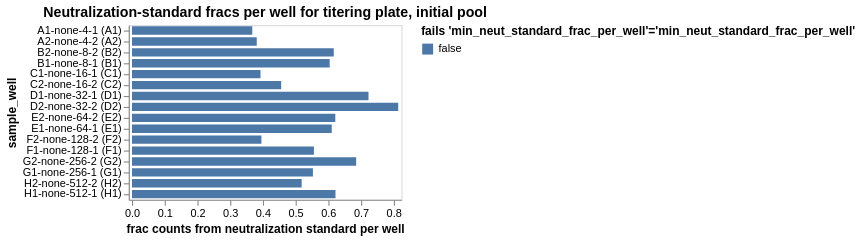

This figure's notebook cell:
### Markdown cell above
## Fraction of counts from neutralization standard
Determine the fraction of counts from the neutralization standard in each sample, and make sure this fraction passess the QC threshold.

### Code cell
neut_standard_fracs = (
    counts.assign(
        neut_standard_count=lambda x: x["count"] * x["neut_standard"].astype(int)
    )
    .groupby(
        ["well", "sample_well", 'dilution_factor'],
        dropna=False,
        as_index=False,
    )
    .aggregate(
        total_count=pd.NamedAgg("count", "sum"),
        neut_standard_count=pd.NamedAgg("neut_standard_count", "sum"),
    )
    .assign(
        neut_standard_frac=lambda x: x["neut_standard_count"] / x["total_count"],
        fails_qc=lambda x: (
            x["neut_standard_frac"] < 0.001
        ),
    )
)

neut_standard_fracs_chart = (
    alt.Chart(neut_standard_fracs)
    .encode(
        alt.X(
            "neut_standard_frac",
            title="frac counts from neutralization standard per well",
            scale=alt.Scale(nice=False, padding=3),
        ),
        alt.Y("sample_well", sort=sample_wells),
        alt.Color(
            "fails_qc",
            title=f"fails {'min_neut_standard_frac_per_well'=}",
            legend=alt.Legend(titleLimit=500),
        ),
        tooltip=[
            alt.Tooltip(c, format=".3g") if neut_standard_fracs[c].dtype == float else c
            for c in neut_standard_fracs.columns
        ],
    )
    .mark_bar(height={"band": 0.85})
    .properties(
        height=alt.Step(10),
        width=250,
        title=f"Neutralization-standard fracs per well for titering plate, initial pool",
    )
    .configure_axis(grid=False)
    .configure_legend(titleLimit=1000)
)

display(neut_standard_fracs_chart)

# drop wells failing QC
min_neut_standard_frac_per_well_drops = list(
    neut_standard_fracs.query("fails_qc")["well"]
)

### Figure 1 — Vega-Lite specification as saved in the notebook (floating-point values rounded to 4 significant figures)
{"config": {"view": {"continuousWidth": 300, "continuousHeight": 300}, "axis": {"grid": false}, "legend": {"titleLimit": 1000}}, "data": {"name": "data-dffebfe79d064480470f662533500342"}, "mark": {"type": "bar", "height": {"band": 0.85}}, "encoding": {"color": {"field": "fails_qc", "legend": {"titleLimit": 500}, "title": "fails 'min_neut_standard_frac_per_well'='min_neut_standard_frac_per_well'", "type": "nominal"}, "tooltip": [{"field": "well", "type": "nominal"}, {"field": "sample_well", "type": "nominal"}, {"field": "dilution_factor", "type": "quantitative"}, {"field": "total_count", "type": "quantitative"}, {"field": "neut_standard_count", "type": "quantitative"}, {"field": "neut_standard_frac", "format": ".3g", "type": "quantitative"}, {"field": "fails_qc", "type": "nominal"}], "x": {"field": "neut_standard_frac", "scale": {"nice": false, "padding": 3}, "title": "frac counts from neutralization standard per well", "type": "quantitative"}, "y": {"field": "sample_well", "sort": ["A1-none-4-1 (A1)", "A1-none-4-1 (A1)", "A1-none-4-1 (A1)", "A1-none-4-1 (A1)", "A1-none-4-1 (A1)", "A2-none-4-2 (A2)", "A2-none-4-2 (A2)", "A2-none-4-2 (A2)", "A2-none-4-2 (A2)", "A2-none-4-2 (A2)", "B2-none-8-2 (B2)", "B2-none-8-2 (B2)", "B2-none-8-2 (B2)", "B1-none-8-1 (B1)", "B1-none-8-1 (B1)", "B1-none-8-1 (B1)", "B1-none-8-1 (B1)", "B2-none-8-2 (B2)", "B2-none-8-2 (B2)", "B1-none-8-1 (B1)", "C1-none-16-1 (C1)", "C1-none-16-1 (C1)", "C2-none-16-2 (C2)", "C1-none-16-1 (C1)", "C2-none-16-2 (C2)", "C2-none-16-2 (C2)", "C1-none-16-1 (C1)", "C2-none-16-2 (C2)", "C2-none-16-2 (C2)", "C1-none-16-1 (C1)", "D1-none-32-1 (D1)", "D1-none-32-1 (D1)", "D2-none-32-2 (D2)", "D2-none-32-2 (D2)", "D2-none-32-2 (D2)", "D1-none-32-1 (D1)", "D1-none-32-1 (D1)", "D1-none-32-1 (D1)", "D2-none-32-2 (D2)", "D2-none-32-2 (D2)", "E2-none-64-2 (E2)", "E2-none-64-2 (E2)", "E2-none-64-2 (E2)", "E1-none-64-1 (E1)", "E1-none-64-1 (E1)", "E1-none-64-1 (E1)", "E2-none-64-2 (E2)", "E2-none-64-2 (E2)", "E1-none-64-1 (E1)", "E1-none-64-1 (E1)", "F2-none-128-2 (F2)", "F1-none-128-1 (F1)", "F1-none-128-1 (F1)", "F1-none-128-1 (F1)", "F1-none-128-1 (F1)", "F1-none-128-1 (F1)", "F2-none-128-2 (F2)", "F2-none-128-2 (F2)", "F2-none-128-2 (F2)", "F2-none-128-2 (F2)", "G2-none-256-2 (G2)", "G1-none-256-1 (G1)", "G1-none-256-1 (G1)", "G1-none-256-1 (G1)", "G2-none-256-2 (G2)", "G2-none-256-2 (G2)", "G1-none-256-1 (G1)", "G1-none-256-1 (G1)", "G2-none-256-2 (G2)", "G2-none-256-2 (G2)", "H2-none-512-2 (H2)", "H1-none-512-1 (H1)", "H1-none-512-1 (H1)", "H2-none-512-2 (H2)", "H2-none-512-2 (H2)", "H2-none-512-2 (H2)", "H1-none-512-1 (H1)", "H1-none-512-1 (H1)", "H1-none-512-1 (H1)", "H2-none-512-2 (H2)"], "type": "nominal"}}, "height": {"step": 10}, "title": "Neutralization-standard fracs per well for titering plate, initial pool", "width": 250, "$schema": "https://vega.github.io/schema/vega-lite/v5.16.3.json", "datasets": {"data-dffebfe79d064480470f662533500342": [{"well": "A1", "sample_well": "A1-none-4-1 (A1)", "dilution_factor": 4, "total_count": 6656346, "neut_standard_count": 2448183, "neut_standard_frac": 0.3678, "fails_qc": false}, {"well": "A2", "sample_well": "A2-none-4-2 (A2)", "dilution_factor": 4, "total_count": 6267675, "neut_standard_count": 2390795, "neut_standard_frac": 0.3814, "fails_qc": false}, {"well": "B1", "sample_well": "B1-none-8-1 (B1)", "dilution_factor": 8, "total_count": 4780657, "neut_standard_count": 2889856, "neut_standard_frac": 0.6045, "fails_qc": false}, {"well": "B2", "sample_well": "B2-none-8-2 (B2)", "dilution_factor": 8, "total_count": 1671527, "neut_standard_count": 1031281, "neut_standard_frac": 0.617, "fails_qc": false}, {"well": "C1", "sample_well": "C1-none-16-1 (C1)", "dilution_factor": 16, "total_count": 1181118, "neut_standard_count": 464054, "neut_standard_frac": 0.3929, "fails_qc": false}, {"well": "C2", "sample_well": "C2-none-16-2 (C2)", "dilution_factor": 16, "total_count": 398993, "neut_standard_count": 182000, "neut_standard_frac": 0.4561, "fails_qc": false}, {"well": "D1", "sample_well": "D1-none-32-1 (D1)", "dilution_factor": 32, "total_count": 582506, "neut_standard_count": 421278, "neut_standard_frac": 0.7232, "fails_qc": false}, {"well": "D2", "sample_well": "D2-none-32-2 (D2)", "dilution_factor": 32, "total_count": 860283, "neut_standard_count": 700318, "neut_standard_frac": 0.8141, "fails_qc": false}, {"well": "E1", "sample_well": "E1-none-64-1 (E1)", "dilution_factor": 64, "total_count": 333543, "neut_standard_count": 203733, "neut_standard_frac": 0.6108, "fails_qc": false}, {"well": "E2", "sample_well": "E2-none-64-2 (E2)", "dilution_factor": 64, "total_count": 360465, "neut_standard_count": 224085, "neut_standard_frac": 0.6217, "fails_qc": false}, {"well": "F1", "sample_well": "F1-none-128-1 (F1)", "dilution_factor": 128, "total_count": 302332, "neut_standard_count": 168190, "neut_standard_frac": 0.5563, "fails_qc": false}, {"well": "F2", "sample_well": "F2-none-128-2 (F2)", "dilution_factor": 128, "total_count": 156884, "neut_standard_count": 62077, "neut_standard_frac": 0.3957, "fails_qc": false}, {"well": "G1", "sample_well": "G1-none-256-1 (G1)", "dilution_factor": 256, "total_count": 286433, "neut_standard_count": 158456, "neut_standard_frac": 0.5532, "fails_qc": false}, {"well": "G2", "sample_well": "G2-none-256-2 (G2)", "dilution_factor": 256, "total_count": 505811, "neut_standard_count": 346706, "neut_standard_frac": 0.6854, "fails_qc": false}, {"well": "H1", "sample_well": "H1-none-512-1 (H1)", "dilution_factor": 512, "total_count": 378730, "neut_standard_count": 235659, "neut_standard_frac": 0.6222, "fails_qc": false}, {"well": "H2", "sample_well": "H2-none-512-2 (H2)", "dilution_factor": 512, "total_count": 276917, "neut_standard_count": 143674, "neut_standard_frac": 0.5188, "fails_qc": false}]}}
